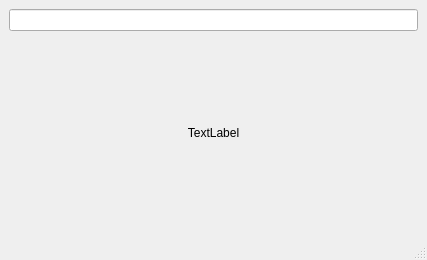
<?xml version="1.0" encoding="UTF-8"?>
<ui version="4.0">
 <class>MainWindow</class>
 <widget class="QMainWindow" name="MainWindow">
  <property name="geometry">
   <rect>
    <x>0</x>
    <y>0</y>
    <width>427</width>
    <height>260</height>
   </rect>
  </property>
  <property name="windowTitle">
   <string>MainWindow</string>
  </property>
  <widget class="QWidget" name="centralwidget">
   <layout class="QVBoxLayout" name="verticalLayout">
    <item>
     <widget class="QLineEdit" name="lineEdit"/>
    </item>
    <item>
     <widget class="QLabel" name="label">
      <property name="text">
       <string>TextLabel</string>
      </property>
      <property name="alignment">
       <set>Qt::AlignCenter</set>
      </property>
     </widget>
    </item>
   </layout>
  </widget>
  <widget class="QMenuBar" name="menubar">
   <property name="geometry">
    <rect>
     <x>0</x>
     <y>0</y>
     <width>427</width>
     <height>22</height>
    </rect>
   </property>
  </widget>
  <widget class="QStatusBar" name="statusbar"/>
 </widget>
 <resources/>
 <connections/>
</ui>
